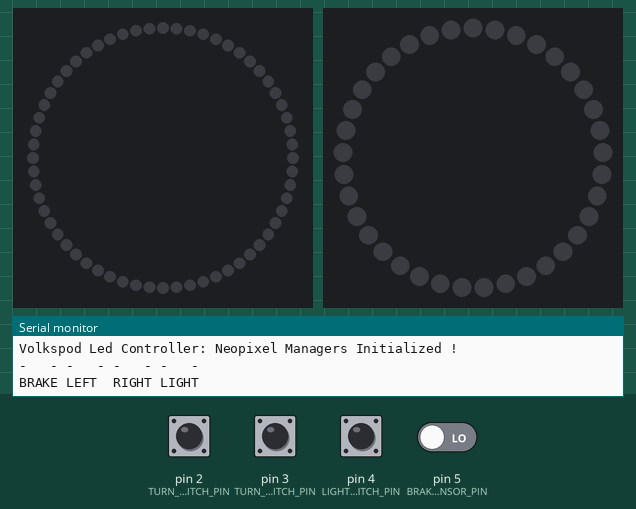
Recording of a sketch running on a simulated Arduino Uno, built with avr-gcc and run on an emulated ATmega328P. On the bench: 60 RGB LEDs in a ring, first at the top, clockwise, 37 RGB LEDs in a ring, first at the top, clockwise, the last lines printed to the serial monitor. The inputs (shaded band) are chosen by the test bench; at power-on: pin 2 (TURN_SIGNAL_LEFT_SWITCH_PIN), pin 3 (TURN_SIGNAL_RIGHT_SWITCH_PIN), pin 4 (LIGHT_ON_OFF_SWITCH_PIN), pin 5 (BRAKE_SENSOR_PIN) LOW. Dim RGB values are drawn brighter than linear.

Above: at 1.2 s.
1.3 s: pin 2 (TURN_SIGNAL_LEFT_SWITCH_PIN) pulled HIGH for 0.15 s
At 1.79 s:
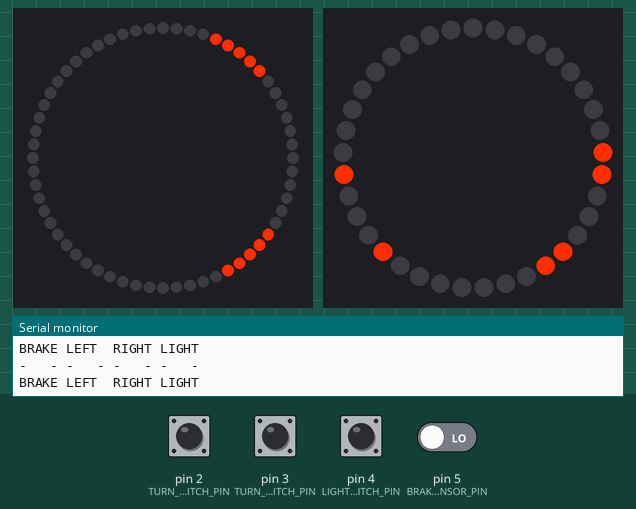
3.5 s: pin 4 (LIGHT_ON_OFF_SWITCH_PIN) pulled HIGH for 1 s
At 4.31 s:
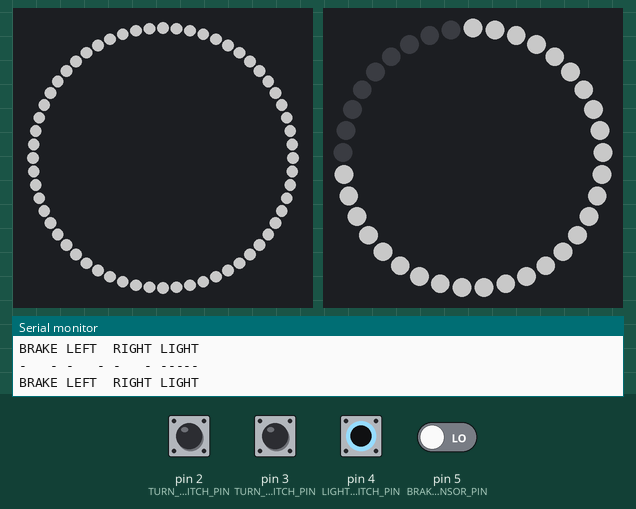
6.0 s: pin 5 (BRAKE_SENSOR_PIN) driven HIGH
At 7.8 s:
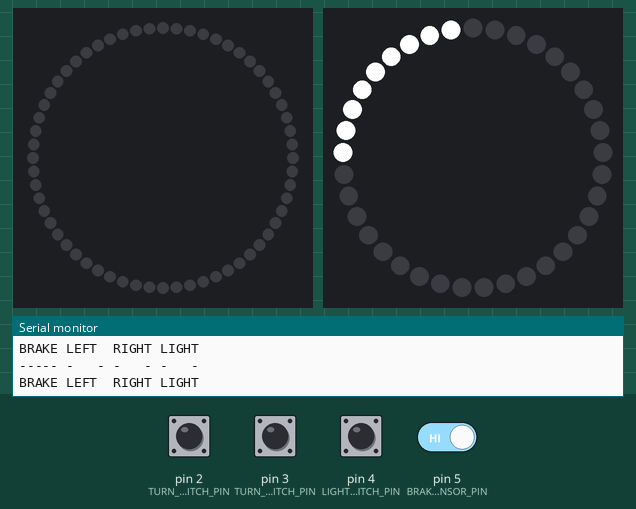
8.1 s: pin 3 (TURN_SIGNAL_RIGHT_SWITCH_PIN) pulled HIGH for 1 s
At 8.59 s:
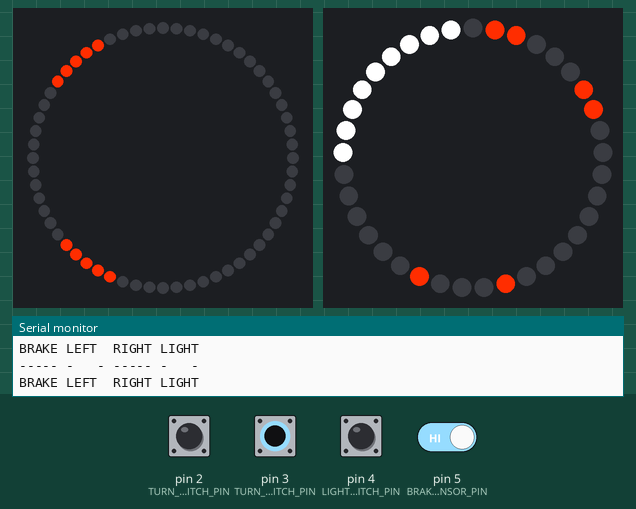
10.8 s: pin 4 (LIGHT_ON_OFF_SWITCH_PIN) pulled HIGH for 1 s
At 11.61 s:
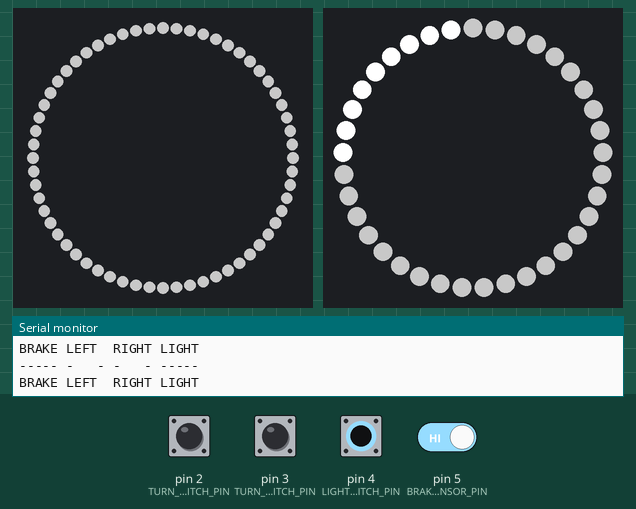
13.3 s: pin 2 (TURN_SIGNAL_LEFT_SWITCH_PIN) pulled HIGH for 1 s
At 13.79 s:
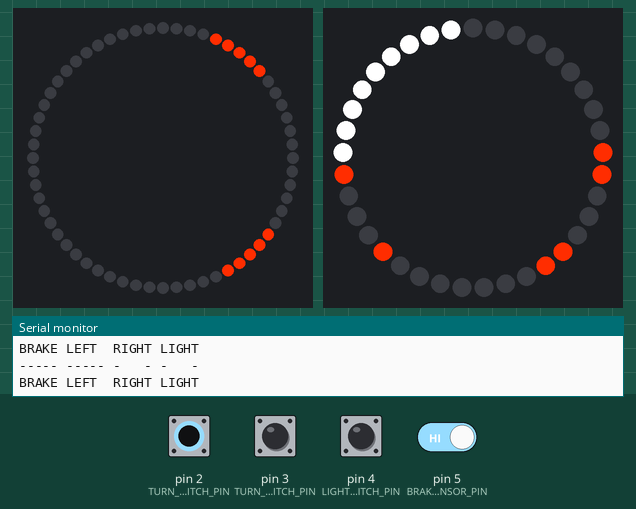
Timing chart, 0 to 16.3 s (numbered marks = the images above; inputs shaded):
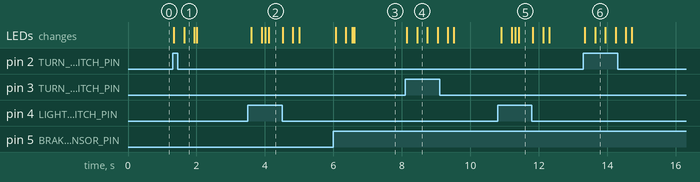

The sketch:

volkspod_led_controller.ino
```cpp
// (licence header left out)
// ----- External Libraries -------------------------------------------------------

#include <Adafruit_NeoPixel.h>

// ----- Internal Libraries -------------------------------------------------------

#include "simplified_switch.h"
#include "neopixel_manager.h"
#include "color.h"

#include "led_on_off_layer.h"
#include "turn_signal_layer.h"
#include "back_brake_layer.h"

// ----- Settings -----------------------------------------------------------------

// Debug Settings
#define DEBUG

// Color Settings
const Color frontLedOnOffColor = Color{100, 100, 100};
const Color backLedOnOffColor = Color{100, 100, 100};
const Color turnSignalColor = Color{255, 45, 0};
const Color brakeColor = Color{255, 255, 255};

// Animation Settings
#define LED_ON_OFF_ANIMATION_DURATION 600

#define TURN_SIGNAL_ANIMATION_FRONT_LAYER_CARRET_LENGTH 5
#define TURN_SIGNAL_ANIMATION_BACK_LAYER_RING_1_CARRET_LENGTH 2
#define TURN_SIGNAL_ANIMATION_BACK_LAYER_RING_2_CARRET_LENGTH 1
#define TURN_SIGNAL_ANIMATION_DURATION 700

#define BRAKE_ANIMATION_SETUP_DURATION 600

// Experimentation Sensors And Switches Settings
// #define BRAKE_SENSOR_PIN 12
// #define TURN_SIGNAL_LEFT_SWITCH_PIN 11
// #define TURN_SIGNAL_RIGHT_SWITCH_PIN 10
// #define LIGHT_ON_OFF_SWITCH_PIN 9

// Sensors And Switches Settings
#define BRAKE_SENSOR_PIN 5
#define TURN_SIGNAL_LEFT_SWITCH_PIN 2
#define TURN_SIGNAL_RIGHT_SWITCH_PIN 3
#define LIGHT_ON_OFF_SWITCH_PIN 4

// Experimentation Neopixel Settings
// #define FRONT_NEOPIXEL_PIN 6
// #define FRONT_NEOPIXEL_PIXEL_COUNT 60
// #define BACK_NEOPIXEL_PIN 5
// #define BACK_NEOPIXEL_PIXEL_COUNT 37 // 16 + 12 + 8 + 1

#define BACK_NEOPIXEL_RING_2_START_INDEX 16
#define BACK_NEOPIXEL_RING_3_START_INDEX 28
#define BACK_NEOPIXEL_RING_4_START_INDEX 36

// Neopixel Settings
#define FRONT_NEOPIXEL_PIN 6
#define FRONT_NEOPIXEL_PIXEL_COUNT 60
#define BACK_NEOPIXEL_PIN 7
#define BACK_NEOPIXEL_PIXEL_COUNT 37 // 16 + 12 + 8 + 1

// ----- Switches and Sensors -----------------------------------------------------

SimplifiedSwitch brakeSensor(BRAKE_SENSOR_PIN);
SimplifiedSwitch turnSignalLeftSwitch(TURN_SIGNAL_LEFT_SWITCH_PIN);
SimplifiedSwitch turnSignalRightSwitch(TURN_SIGNAL_RIGHT_SWITCH_PIN);
SimplifiedSwitch ledOnOffSwitch(LIGHT_ON_OFF_SWITCH_PIN);

// ----- Front Neopixel Layers ----------------------------------------------------

LedOnOffLayer ledOnOffFrontLayer(
    0,
    FRONT_NEOPIXEL_PIXEL_COUNT - 1,
    LED_ON_OFF_ANIMATION_DURATION,
    frontLedOnOffColor
);

TurnSignalLayer turnLeftSignalFrontLayer1(
    0,
    14,
    TURN_SIGNAL_ANIMATION_FRONT_LAYER_CARRET_LENGTH,
    TURN_SIGNAL_ANIMATION_DURATION,
    turnSignalColor
);
TurnSignalLayer turnLeftSignalFrontLayer2(
    29,
    15,
    TURN_SIGNAL_ANIMATION_FRONT_LAYER_CARRET_LENGTH,
    TURN_SIGNAL_ANIMATION_DURATION,
    turnSignalColor
);

TurnSignalLayer turnRightSignalFrontLayer1(
    59,
    45,
    TURN_SIGNAL_ANIMATION_FRONT_LAYER_CARRET_LENGTH,
    TURN_SIGNAL_ANIMATION_DURATION,
    turnSignalColor
);
TurnSignalLayer turnRightSignalFrontLayer2(
    30,
    44,
    TURN_SIGNAL_ANIMATION_FRONT_LAYER_CARRET_LENGTH,
    TURN_SIGNAL_ANIMATION_DURATION,
    turnSignalColor
);

#define FRONT_NEOPIXEL_LAYERS_COUNT 5
NeopixelLayer* frontNeopixelLayers[FRONT_NEOPIXEL_LAYERS_COUNT] = {
    &ledOnOffFrontLayer,
    &turnLeftSignalFrontLayer1,
    &turnLeftSignalFrontLayer2,
    &turnRightSignalFrontLayer1,
    &turnRightSignalFrontLayer2
};

// ----- Back Neopixel Layers -----------------------------------------------------

LedOnOffLayer ledOnOffBackLayer1(
    0,
    BACK_NEOPIXEL_RING_2_START_INDEX - 1,
    LED_ON_OFF_ANIMATION_DURATION,
    backLedOnOffColor
);
LedOnOffLayer ledOnOffBackLayer2(
    BACK_NEOPIXEL_RING_2_START_INDEX,
    BACK_NEOPIXEL_RING_3_START_INDEX - 1,
    LED_ON_OFF_ANIMATION_DURATION,
    backLedOnOffColor
);
// LedOnOffLayer ledOnOffBackLayer3(
//     BACK_NEOPIXEL_RING_3_START_INDEX,
//     BACK_NEOPIXEL_RING_4_START_INDEX - 1,
//     LED_ON_OFF_ANIMATION_DURATION,
//     backLedOnOffColor
// );
// LedOnOffLayer ledOnOffBackLayer4(
//     BACK_NEOPIXEL_RING_4_START_INDEX,
//     BACK_NEOPIXEL_PIXEL_COUNT - 1,
//     LED_ON_OFF_ANIMATION_DURATION,
//     backLedOnOffColor
// );

BackBrakeLayer brakeBackLayer(
    BACK_NEOPIXEL_RING_3_START_INDEX,
    BACK_NEOPIXEL_PIXEL_COUNT - 1,
    BRAKE_ANIMATION_SETUP_DURATION,
    brakeColor
);

TurnSignalLayer turnRightSignalBackLayer1(
    1,
    4,
    TURN_SIGNAL_ANIMATION_BACK_LAYER_RING_1_CARRET_LENGTH,
    TURN_SIGNAL_ANIMATION_DURATION,
    turnSignalColor
);
TurnSignalLayer turnRightSignalBackLayer2(
    7,
    4,
    TURN_SIGNAL_ANIMATION_BACK_LAYER_RING_1_CARRET_LENGTH,
    TURN_SIGNAL_ANIMATION_DURATION,
    turnSignalColor
);
TurnSignalLayer turnRightSignalBackLayer3(
    17,
    19,
    TURN_SIGNAL_ANIMATION_BACK_LAYER_RING_2_CARRET_LENGTH,
    TURN_SIGNAL_ANIMATION_DURATION,
    turnSignalColor
);
TurnSignalLayer turnRightSignalBackLayer4(
    21,
    19,
    TURN_SIGNAL_ANIMATION_BACK_LAYER_RING_2_CARRET_LENGTH,
    TURN_SIGNAL_ANIMATION_DURATION,
    turnSignalColor
);

TurnSignalLayer turnLeftSignalBackLayer1(
    15,
    12,
    TURN_SIGNAL_ANIMATION_BACK_LAYER_RING_1_CARRET_LENGTH,
    TURN_SIGNAL_ANIMATION_DURATION,
    turnSignalColor
);
TurnSignalLayer turnLeftSignalBackLayer2(
    9,
    12,
    TURN_SIGNAL_ANIMATION_BACK_LAYER_RING_1_CARRET_LENGTH,
    TURN_SIGNAL_ANIMATION_DURATION,
    turnSignalColor
);
TurnSignalLayer turnLeftSignalBackLayer3(
    27,
    25,
    TURN_SIGNAL_ANIMATION_BACK_LAYER_RING_2_CARRET_LENGTH,
    TURN_SIGNAL_ANIMATION_DURATION,
    turnSignalColor
);
TurnSignalLayer turnLeftSignalBackLayer4(
    23,
    25,
    TURN_SIGNAL_ANIMATION_BACK_LAYER_RING_2_CARRET_LENGTH,
    TURN_SIGNAL_ANIMATION_DURATION,
    turnSignalColor
);

#define BACK_NEOPIXEL_LAYERS_COUNT 11
NeopixelLayer* backNeopixelLayers[BACK_NEOPIXEL_LAYERS_COUNT] = {
    &ledOnOffBackLayer1,
    &ledOnOffBackLayer2,
    // &ledOnOffBackLayer3,
    // &ledOnOffBackLayer4,
    &brakeBackLayer,
    &turnLeftSignalBackLayer1,
    &turnLeftSignalBackLayer2,
    &turnLeftSignalBackLayer3,
    &turnLeftSignalBackLayer4,
    &turnRightSignalBackLayer1,
    &turnRightSignalBackLayer2,
    &turnRightSignalBackLayer3,
    &turnRightSignalBackLayer4
};

// ----- Neopixels ----------------------------------------------------------------

Adafruit_NeoPixel frontNeopixel(
    FRONT_NEOPIXEL_PIXEL_COUNT,
    FRONT_NEOPIXEL_PIN,
    NEO_GRB + NEO_KHZ800
);
NeopixelManager frontNeopixelManager(
    &frontNeopixel,
    &frontNeopixelLayers[0],
    FRONT_NEOPIXEL_LAYERS_COUNT
);

Adafruit_NeoPixel backNeopixel(
    BACK_NEOPIXEL_PIXEL_COUNT,
    BACK_NEOPIXEL_PIN,
    NEO_GRB + NEO_KHZ800
);
NeopixelManager backNeopixelManager(
    &backNeopixel,
    &backNeopixelLayers[0],
    BACK_NEOPIXEL_LAYERS_COUNT
);

// ----- Debug Functions ----------------------------------------------------------

#ifdef DEBUG

void print_buttons_state() {
    Serial.print("-");
    if (brakeSensor.getState()) {
        Serial.print("---");
    } else {
        Serial.print("   ");
    }
    Serial.print("- ");

    Serial.print("-");
    if (turnSignalLeftSwitch.getState()) {
        Serial.print("---");
    } else {
        Serial.print("   ");
    }
    Serial.print("- ");

    Serial.print("-");
    if (turnSignalRightSwitch.getState()) {
        Serial.print("---");
    } else {
        Serial.print("   ");
    }
    Serial.print("- ");

    Serial.print("-");
    if (ledOnOffSwitch.getState()) {
        Serial.print("---");
    } else {
        Serial.print("   ");
    }
    Serial.println("-");


    Serial.println("BRAKE LEFT  RIGHT LIGHT");


    Serial.println();
}

#endif

// ----- Setup --------------------------------------------------------------------

void setup() {

#ifdef DEBUG

    Serial.begin(115200);

    Serial.println("______________________________________");
    Serial.println("Volkspod Led Controller: Hello ! ;)");
    Serial.println();
    Serial.flush();

#endif

    frontNeopixelManager.begin();
    backNeopixelManager.begin();

#ifdef DEBUG

    Serial.println("Volkspod Led Controller: Neopixel Managers Initialized !");
    Serial.println();

    print_buttons_state();

    Serial.flush();

#endif

}

// ----- Update Loop --------------------------------------------------------------

void loop() {
    // Update Time
    unsigned long currentTimeMs = millis();

    // Update Buttons
    brakeSensor.update(currentTimeMs);
    if (brakeSensor.getStateUpdated()) {
        brakeSensor.resetStateUpdated();
        onBrakeSensorChange();
    }

    turnSignalLeftSwitch.update(currentTimeMs);
    if (turnSignalLeftSwitch.getStateUpdated()) {
        turnSignalLeftSwitch.resetStateUpdated();
        onTurnSignalLeftSwitchChange();
    }

    turnSignalRightSwitch.update(currentTimeMs);
    if (turnSignalRightSwitch.getStateUpdated()) {
        turnSignalRightSwitch.resetStateUpdated();
        onTurnSignalRightSwitchChange();
    }

    ledOnOffSwitch.update(currentTimeMs);
    if (ledOnOffSwitch.getStateUpdated()) {
        ledOnOffSwitch.resetStateUpdated();
        onLedOnOffSwitchChange();
    }

    // Update Front Layers
    ledOnOffFrontLayer.update(currentTimeMs);
    turnLeftSignalFrontLayer1.update(currentTimeMs);
    turnLeftSignalFrontLayer2.update(currentTimeMs);
    turnRightSignalFrontLayer1.update(currentTimeMs);
    turnRightSignalFrontLayer2.update(currentTimeMs);

    // Update Back Layers
    ledOnOffBackLayer1.update(currentTimeMs);
    ledOnOffBackLayer2.update(currentTimeMs);
    // ledOnOffBackLayer3.update(currentTimeMs);
    // ledOnOffBackLayer4.update(currentTimeMs);

    brakeBackLayer.update(currentTimeMs);

    turnLeftSignalBackLayer1.update(currentTimeMs);
    turnLeftSignalBackLayer2.update(currentTimeMs);
    turnLeftSignalBackLayer3.update(currentTimeMs);
    turnLeftSignalBackLayer4.update(currentTimeMs);

    turnRightSignalBackLayer1.update(currentTimeMs);
    turnRightSignalBackLayer2.update(currentTimeMs);
    turnRightSignalBackLayer3.update(currentTimeMs);
    turnRightSignalBackLayer4.update(currentTimeMs);
}

// ----- Events -------------------------------------------------------------------

void onBrakeSensorChange() {

#ifdef DEBUG

    print_buttons_state();

#endif

    if (brakeSensor.getState()) {
        // Brake is pressed
        brakeBackLayer.enable();
    } else {
        // Brake is released
        brakeBackLayer.disable();
    }
}

void onTurnSignalLeftSwitchChange() {

#ifdef DEBUG

    print_buttons_state();

#endif

    if (turnSignalLeftSwitch.getState()) {
        // Turn signal left is on
        turnLeftSignalFrontLayer1.enable();
        turnLeftSignalFrontLayer2.enable();

        turnLeftSignalBackLayer1.enable();
        turnLeftSignalBackLayer2.enable();
        turnLeftSignalBackLayer3.enable();
        turnLeftSignalBackLayer4.enable();
    } else {
        // Turn signal left is off
        turnLeftSignalFrontLayer1.disable();
        turnLeftSignalFrontLayer2.disable();

        turnLeftSignalBackLayer1.disable();
        turnLeftSignalBackLayer2.disable();
        turnLeftSignalBackLayer3.disable();
        turnLeftSignalBackLayer4.disable();
    }
}

void onTurnSignalRightSwitchChange() {

#ifdef DEBUG

    print_buttons_state();

#endif

    if (turnSignalRightSwitch.getState()) {
        // Turn signal right is on
        turnRightSignalFrontLayer1.enable();
        turnRightSignalFrontLayer2.enable();

        turnRightSignalBackLayer1.enable();
        turnRightSignalBackLayer2.enable();
        turnRightSignalBackLayer3.enable();
        turnRightSignalBackLayer4.enable();
    } else {
        // Turn signal right is off
        turnRightSignalFrontLayer1.disable();
        turnRightSignalFrontLayer2.disable();

        turnRightSignalBackLayer1.disable();
        turnRightSignalBackLayer2.disable();
        turnRightSignalBackLayer3.disable();
        turnRightSignalBackLayer4.disable();
    }
}

void onLedOnOffSwitchChange() {

#ifdef DEBUG

    print_buttons_state();

#endif

    if (ledOnOffSwitch.getState()) {
        // LED is on
        ledOnOffFrontLayer.enable();

        ledOnOffBackLayer1.enable();
        ledOnOffBackLayer2.enable();
        // ledOnOffBackLayer3.enable();
        // ledOnOffBackLayer4.enable();
    } else {
        // LED is off
        ledOnOffFrontLayer.disable();

        ledOnOffBackLayer1.disable();
        ledOnOffBackLayer2.disable();
        // ledOnOffBackLayer3.disable();
        // ledOnOffBackLayer4.disable();
    }
}

// --------------------------------------------------------------------------------
```

back_brake_layer.cpp
```cpp
// (licence header left out)
// ----- Back Brake Layer Class ---------------------------------------------------

#include "back_brake_layer.h"
#include "delta_time.h"
#include "easings.h"

BackBrakeLayer::BackBrakeLayer(
    const uint16_t startIndex,
    const uint16_t endIndex,
    const unsigned long animationSetupDurationMs,
    const Color color
) :
    NeopixelLayer(
        startIndex,
        endIndex
    ),
    _animationSetupDurationMs(animationSetupDurationMs),
    _color(color)
{
    const unsigned long currentTimeMs = millis();
    _lastUpdateTimeMs = currentTimeMs;
}

void BackBrakeLayer::update(unsigned long currentTimeMs) {
    const unsigned long deltaTimeMs = DeltaTime::calculate(currentTimeMs, _lastUpdateTimeMs);
    _lastUpdateTimeMs = currentTimeMs;

    bool animationSetupTimeMsUpdated = false;
    if (_enabled) {
        if (_animationSetupTimeMs != _animationSetupDurationMs) {
            const unsigned long incrementedSetupAnimationTimeMs = _animationSetupTimeMs + deltaTimeMs;

            if (_animationSetupDurationMs < incrementedSetupAnimationTimeMs || incrementedSetupAnimationTimeMs < _animationSetupTimeMs) {
                _animationSetupTimeMs = _animationSetupDurationMs;
            } else {
                _animationSetupTimeMs = incrementedSetupAnimationTimeMs;
            }

            animationSetupTimeMsUpdated = true;
        }
    } else {
        if (_animationSetupTimeMs != 0) {
            if (_animationSetupTimeMs > deltaTimeMs) {
                _animationSetupTimeMs = _animationSetupTimeMs - deltaTimeMs;
            } else {
                _animationSetupTimeMs = 0;
            }

            animationSetupTimeMsUpdated = true;
        }
    }

    if (animationSetupTimeMsUpdated) {
        const float easedSetupTime = Easings::easeInOutCubic((float)_animationSetupTimeMs / _animationSetupDurationMs);

        _animationFinalColorRatio = easedSetupTime;
        _sendUpdateMessageToManager();
    }
}

void BackBrakeLayer::enable() {
    _enabled = true;
}
void BackBrakeLayer::disable() {
    _enabled = false;
}

bool BackBrakeLayer::isEnabled() const {
    return _animationFinalColorRatio != 0.0;
}
Color BackBrakeLayer::getPixelColor(const Color backgroundColor, const uint16_t index) const {
    const uint8_t red = backgroundColor.red + _animationFinalColorRatio * ((int)(_color.red) - backgroundColor.red);
    const uint8_t green = backgroundColor.green + _animationFinalColorRatio * ((int)(_color.green) - backgroundColor.green);
    const uint8_t blue = backgroundColor.blue + _animationFinalColorRatio * ((int)(_color.blue) - backgroundColor.blue);

    return Color{red, green, blue};
}
bool BackBrakeLayer::hasNeedForBackgroundPixelColor(const uint16_t index) const {
    return true;
}

// --------------------------------------------------------------------------------
```

back_brake_layer.h
```cpp
// (licence header left out)
// ----- Arduino Framework --------------------------------------------------------

#include <Arduino.h>

// ----- Back Brake Layer Class ---------------------------------------------------

#ifndef _BACK_BRAKE_LAYER_CLASS_H_
#define _BACK_BRAKE_LAYER_CLASS_H_

#include "neopixel_layer.h"
#include "color.h"

class BackBrakeLayer : public NeopixelLayer {
    public:
        BackBrakeLayer(
            const uint16_t startIndex,
            const uint16_t endIndex,
            const unsigned long animationSetupDurationMs,
            const Color color
        );

        void update(const unsigned long currentTimeMs);

        void enable();
        void disable();

        bool isEnabled() const override;
        Color getPixelColor(const Color backgroundColor, const uint16_t index) const override;
        bool hasNeedForBackgroundPixelColor(const uint16_t index) const override;

    private:
        const unsigned long _animationSetupDurationMs;
        const Color _color;

        unsigned long _animationSetupTimeMs = 0;

        float _animationFinalColorRatio = 0.0;

        unsigned long _lastUpdateTimeMs = 0; // Last update time point
        bool _enabled = false;
};

#endif

// --------------------------------------------------------------------------------
```

color.h
```cpp
// (licence header left out)
// ----- Color Struct --------------------------------------------------------

#ifndef _COLOR_STRUCT_H_
#define _COLOR_STRUCT_H_

#include <Arduino.h>

struct Color {
    uint8_t red;
    uint8_t green;
    uint8_t blue;
};

#endif

// -----------------------------------------------------------------------------
```

delta_time.cpp
```cpp
// (licence header left out)
// ----- Cpp Headers --------------------------------------------------------------

#include <limits.h>

// ----- Delta Time Class ---------------------------------------------------------

#include "delta_time.h"

const unsigned long DeltaTime::calculate(const unsigned long currentTimeMs, const unsigned long lastTimeMs) {
    if (currentTimeMs < lastTimeMs) {
        return (ULONG_MAX - lastTimeMs) + currentTimeMs + 1;
    }

    return currentTimeMs - lastTimeMs;
}

// --------------------------------------------------------------------------------
```

delta_time.h
```cpp
// (licence header left out)
// ----- Delta Time Class ---------------------------------------------------------

#ifndef _DELTA_TIME_CLASS_H_
#define _DELTA_TIME_CLASS_H_

class DeltaTime {
    public:
        static const unsigned long calculate(const unsigned long currentTimeMs, const unsigned long lastTimeMs);
};

#endif

// --------------------------------------------------------------------------------
```

Source omitted: easings.cpp (2711 bytes), easings.h (2591 bytes), led_on_off_layer.cpp (3438 bytes), led_on_off_layer.h (2055 bytes), neopixel_layer.cpp (3014 bytes), neopixel_layer.h (3732 bytes), neopixel_manager.cpp (5476 bytes), neopixel_manager.h (3444 bytes), simplified_switch.cpp (4158 bytes), simplified_switch.h (3351 bytes), turn_signal_layer.cpp (3669 bytes), turn_signal_layer.h (2226 bytes)

Measured:
- after the input at 1.3 s, the LEDs: first change at once (image 1 shows a later state)
- after the input at 3.5 s, the LEDs: first change after 0.10 s (image 2 shows a later state)
- after the input at 6.0 s, the LEDs: first change after 0.06 s (image 3 shows a later state)
- after the input at 8.1 s, the LEDs: first change at once (image 4 shows a later state)
- after the input at 10.8 s, the LEDs: first change after 0.10 s (image 5 shows a later state)
- after the input at 13.3 s, the LEDs: first change at once (image 6 shows a later state)
